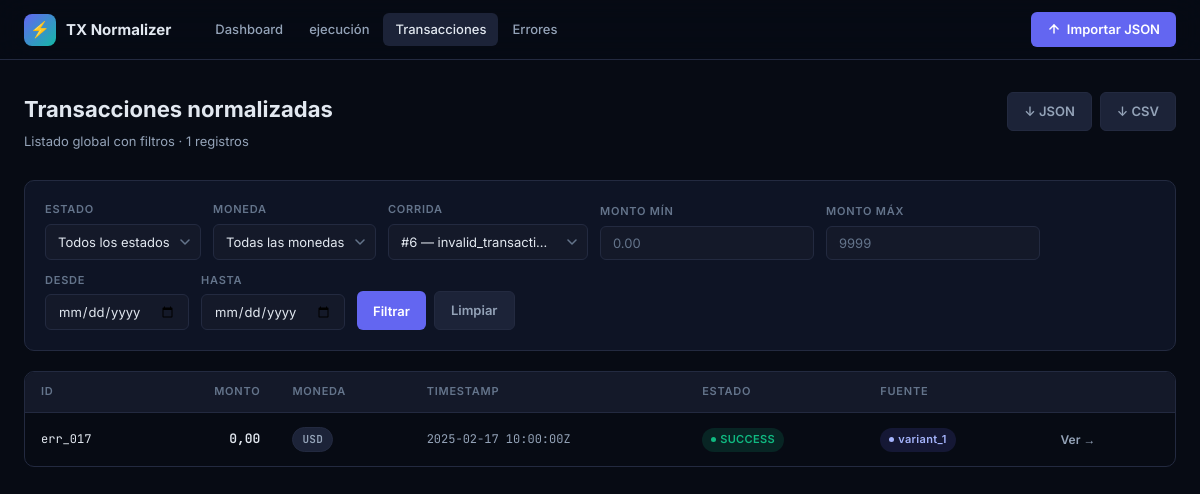
The page /transactions/?run=6 on the database its author committed.
### transactions/models.py (models this page shows, shortened)
class NormalizedTransaction(models.Model):
    run = models.ForeignKey(ProcessingRun, related_name="transactions", on_delete=models.CASCADE)
    external_id = models.CharField(max_length=255, db_index=True)
    amount = models.DecimalField(max_digits=14, decimal_places=2)
    currency = models.CharField(max_length=3, db_index=True)
    timestamp = models.DateTimeField(db_index=True)
    status = models.CharField(max_length=10, choices=CanonicalStatusChoices.choices, db_index=True)
    source = models.CharField(max_length=50, db_index=True)
    class Meta:
        ordering = ["-timestamp"]
        indexes = [
            models.Index(fields=["status", "currency"]),
        ]

### transactions/views.py (the view)
# urls.py: path("transactions/", views.transaction_list, name="transaction_list"),
@require_GET
def transaction_list(request):
    repo = DjangoTransactionRepository()
    filters = _build_filters(request)
    run_id = request.GET.get("run")
    qs = repo.list(filters if filters else None)
    if run_id:
        qs = qs.filter(run_id=run_id)
    paginator = Paginator(qs, 20)
    page_obj = paginator.get_page(request.GET.get("page", 1))
    context = {
        "page_obj": page_obj,
        "filters": filters,
        "raw_params": request.GET.urlencode(),
        "status_choices": _STATUS_CHOICES,
        "currency_choices": _CURRENCY_CHOICES,
        "selected_status": request.GET.get("status", ""),
        "selected_currency": request.GET.get("currency", ""),
        "amount_min": request.GET.get("amount_min", ""),
        "amount_max": request.GET.get("amount_max", ""),
        "date_from": request.GET.get("date_from", ""),
        "date_to": request.GET.get("date_to", ""),
        "runs": ProcessingRun.objects.all(),
        "selected_run": run_id or "",
    }
    return render(request, "transactions/transaction_list.html", context)

### transactions/repository.py (called while the page is built, shortened)
    def list(self, filters: dict | None = None) -> QuerySet[NormalizedTransaction]:
        qs = NormalizedTransaction.objects.select_related("run").all()
        if not filters:
            return qs

### transactions/views.py (called while the page is built)
def _build_filters(request) -> dict:
    filters = {}
    if status := request.GET.get("status"):
        filters["status"] = status
    if currency := request.GET.get("currency"):
        filters["currency"] = currency.upper()
    if amount_min := request.GET.get("amount_min"):
        try:
            filters["amount_min"] = float(amount_min)
        except ValueError:
            pass
    if amount_max := request.GET.get("amount_max"):
        try:
            filters["amount_max"] = float(amount_max)
        except ValueError:
            pass
    if date_from := request.GET.get("date_from"):
        filters["date_from"] = date_from
    if date_to := request.GET.get("date_to"):
        filters["date_to"] = date_to
    return filters

### transactions/templates/transactions/transaction_list.html (shortened to what this page needs)
{% extends "transactions/base.html" %}
{% block content %}
<div class="page">
<div class="page-header">
  <div>
    <h1 class="page-title">Transacciones normalizadas</h1>
    <p class="page-subtitle">Listado global con filtros · {{ page_obj.paginator.count }} registros</p>
  </div>
  <div class="page-actions">
    <a href="{% url 'download_json' %}?{{ raw_params }}" class="btn btn-secondary">↓ JSON</a>
    <a href="{% url 'download_csv' %}?{{ raw_params }}" class="btn btn-secondary">↓ CSV</a>
  </div>
</div>
<div class="card" style="margin-bottom:20px">
  <form class="form-row" method="get" id="filterForm">
    <div class="form-group">
      <label class="form-label">Estado</label>
      <select name="status" class="form-select">
        {% for val, label in status_choices %}
        <option value="{{ val }}" {% if val == selected_status %}selected{% endif %}>{{ label }}</option>
        {% endfor %}
      </select>
    </div>
    <div class="form-group">
      <label class="form-label">Moneda</label>
      <select name="currency" class="form-select">
        {% for val, label in currency_choices %}
        <option value="{{ val }}" {% if val == selected_currency %}selected{% endif %}>{{ label }}</option>
        {% endfor %}
      </select>
    </div>
    <div class="form-group">
      <label class="form-label">Corrida</label>
      <select name="run" class="form-select">
        {% for run in runs %}
        <option value="{{ run.pk }}" {% if selected_run == run.pk|stringformat:"s" %}selected{% endif %}>#{{ run.pk }} — {{ run.source_label|truncatechars:18 }}</option>
        {% endfor %}
      </select>
    </div>
    <div class="form-group" style="min-width:105px">
      <label class="form-label">Monto mín</label>
      <input type="number" name="amount_min" class="form-input" value="{{ amount_min }}" step="0.01" placeholder="0.00">
    </div>
    <div class="form-group" style="min-width:105px">
      <label class="form-label">Monto máx</label>
      <input type="number" name="amount_max" class="form-input" value="{{ amount_max }}" step="0.01" placeholder="9999">
    </div>
    <div class="form-group">
      <label class="form-label">Desde</label>
      <input type="date" name="date_from" class="form-input" value="{{ date_from }}">
    </div>
    <div class="form-group">
      <label class="form-label">Hasta</label>
      <input type="date" name="date_to" class="form-input" value="{{ date_to }}">
    </div>
    <div style="display:flex;gap:8px;align-self:flex-end;flex-wrap:wrap">
      <button type="submit" class="btn btn-primary">Filtrar</button>
      <a href="{% url 'transaction_list' %}" class="btn btn-secondary">Limpiar</a>
    </div>
  </form>
</div>
{% if page_obj.object_list %}
<div class="table-wrap">
<table>
  <thead>
    <tr>
      <th>ID</th>
      <th style="text-align:right">Monto</th>
      <th>Moneda</th>
      <th>Timestamp</th>
      <th>Estado</th>
      <th>Fuente</th>
      <th></th>
    </tr>
  </thead>
  <tbody>
    {% for tx in page_obj %}
    <tr>
      <td class="td-id">{{ tx.external_id }}</td>
      <td class="td-amount">{{ tx.amount }}</td>
      <td><span class="badge badge-currency">{{ tx.currency }}</span></td>
      <td class="td-mono">{{ tx.timestamp|date:"Y-m-d H:i:s" }}Z</td>
      <td>
        {% if tx.status == "SUCCESS" %}<span class="badge badge-success">SUCCESS</span>
        {% elif tx.status == "FAILED" %}<span class="badge badge-failed">FAILED</span>
        {% else %}<span class="badge badge-pending">PENDING</span>{% endif %}
      </td>
      <td>
        <span class="badge {% if tx.source == 'variant_1' %}badge-v1{% elif tx.source == 'variant_2' %}badge-v2{% else %}badge-v3{% endif %}">{{ tx.source }}</span>
      </td>
      <td>
        <a href="{% url 'transaction_detail' tx.pk %}" class="btn btn-ghost btn-sm">Ver →</a>
      </td>
    </tr>
    {% endfor %}
  </tbody>
</table>
</div>
{% endif %}
</div>
{% endblock %}

### transactions/templates/transactions/base.html (style rules this page uses)
*,*::before,*::after { box-sizing:border-box;margin:0;padding:0 }
:root { --bg:#070B14;--surface:#0E1425;--surface2:#141929;--surface3:#1C2338; --border:#232A40;--border2:#2D3555; --accent:#6366F1;--accent-hover:#4F52D8;--accent-glow:rgba(99,102,241,.25); --teal:#14B8A6;--teal-dim:rgba(20,184,166,.15); --rose:#F43F5E;--rose-dim:rgba(244,63,94,.15); --amber:#F59E0B;--amber-dim:rgba(245,158,11,.15); --green:#10B981;--green-dim:rgba(16,185,129,.15); --text:#E2E8F0;--text2:#94A3B8;--text3:#64748B; --mono:'JetBrains Mono',monospace; --radius:10px;--radius-sm:6px;--radius-lg:16px; --shadow:0 4px 24px rgba(0,0,0,.4); --shadow-sm:0 2px 8px rgba(0,0,0,.3); --transition:.18s ease; }
html { scroll-behavior:smooth }
body { background:var(--bg);color:var(--text);font-family:'Inter',system-ui,sans-serif;font-size:14px;line-height:1.6;min-height:100vh;-webkit-font-smoothing:antialiased }
a { color:var(--accent);text-decoration:none;transition:color var(--transition) }
button,input,select,textarea { font-family:inherit;font-size:inherit }
.page { max-width:1280px;margin:0 auto;padding:32px 24px }
.page-header { display:flex;align-items:flex-start;justify-content:space-between;gap:16px;margin-bottom:28px;flex-wrap:wrap }
.page-title { font-size:22px;font-weight:700;color:var(--text) }
.page-subtitle { font-size:13px;color:var(--text2);margin-top:4px }
.page-actions { display:flex;gap:8px;flex-wrap:wrap;align-items:center }
.card { background:var(--surface);border:1px solid var(--border);border-radius:var(--radius);padding:20px }
.btn { display:inline-flex;align-items:center;gap:7px;padding:8px 16px; border-radius:var(--radius-sm);border:none;font-size:13px;font-weight:600; cursor:pointer;transition:all var(--transition);white-space:nowrap; text-decoration:none; }
.btn-primary { background:var(--accent);color:#fff;box-shadow:0 0 0 0 var(--accent-glow) }
.btn-secondary { background:var(--surface3);color:var(--text2);border:1px solid var(--border) }
.btn-ghost { background:transparent;color:var(--text2) }
.btn-sm { padding:5px 12px;font-size:12px }
.badge { display:inline-flex;align-items:center;gap:4px;padding:3px 9px;border-radius:99px;font-size:11px;font-weight:600;letter-spacing:.03em }
.badge::before { content:'';width:5px;height:5px;border-radius:50%;background:currentColor;flex-shrink:0 }
.badge-success { background:var(--green-dim);color:var(--green) }
.badge-v1 { background:rgba(99,102,241,.15);color:#A5B4FC }
.badge-currency { background:var(--surface3);color:var(--text2);border:1px solid var(--border);font-family:var(--mono);font-size:11px }
.badge-currency::before { display:none }
.table-wrap { overflow-x:auto;border-radius:var(--radius);border:1px solid var(--border) }
table { width:100%;border-collapse:collapse;min-width:600px }
thead { background:var(--surface2) }
th { text-align:left;padding:11px 16px;font-size:11px;font-weight:600;text-transform:uppercase;letter-spacing:.07em;color:var(--text3);white-space:nowrap;border-bottom:1px solid var(--border) }
td { padding:12px 16px;border-bottom:1px solid var(--border);font-size:13px;vertical-align:middle;color:var(--text2) }
tr:last-child td { border-bottom:none }
tbody tr { transition:background var(--transition) }
.td-id { font-family:var(--mono);font-size:12px;color:var(--text) }
.td-amount { font-family:var(--mono);text-align:right;font-weight:600;color:var(--text) }
.td-mono { font-family:var(--mono);font-size:12px }
.form-row { display:flex;flex-wrap:wrap;gap:12px;align-items:flex-end }
.form-group { display:flex;flex-direction:column;gap:5px;min-width:130px }
.form-label { font-size:11px;font-weight:600;color:var(--text3);text-transform:uppercase;letter-spacing:.07em }
.form-input,.form-select { background:var(--surface2);border:1px solid var(--border);color:var(--text); padding:8px 12px;border-radius:var(--radius-sm);font-size:13px; outline:none;transition:border-color var(--transition),box-shadow var(--transition); appearance:none;-webkit-appearance:none; }
.form-input::placeholder { color:var(--text3) }
.form-select { background-repeat:no-repeat;background-position:right 10px center;padding-right:30px;cursor:pointer }

### rows shown on the page
NormalizedTransaction: external_id "err_017", amount "0,00", currency "USD", timestamp "2025-02-17 10:00:00", status "SUCCESS", source "variant_1"

### other values the page prints
{{ page_obj.paginator.count }} "1"
form field status "Todos los estados"
form field currency "Todas las monedas"
